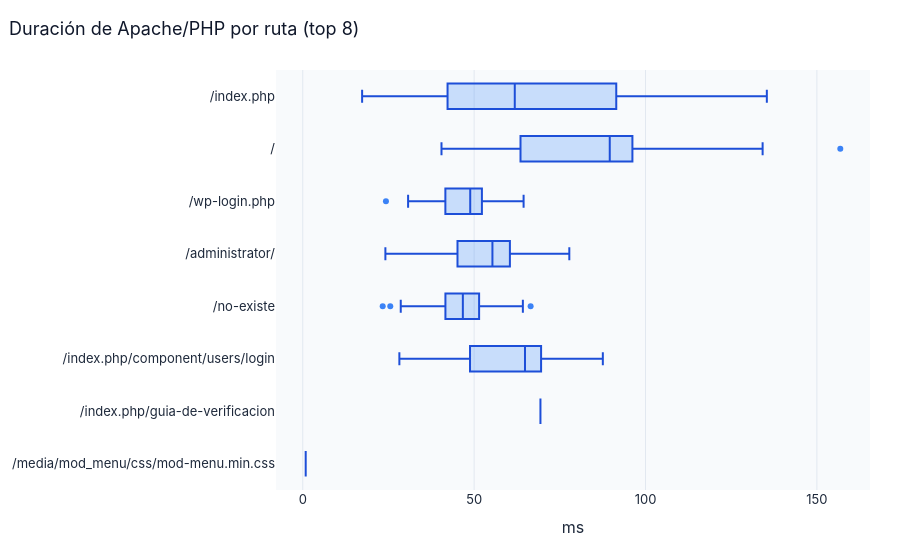
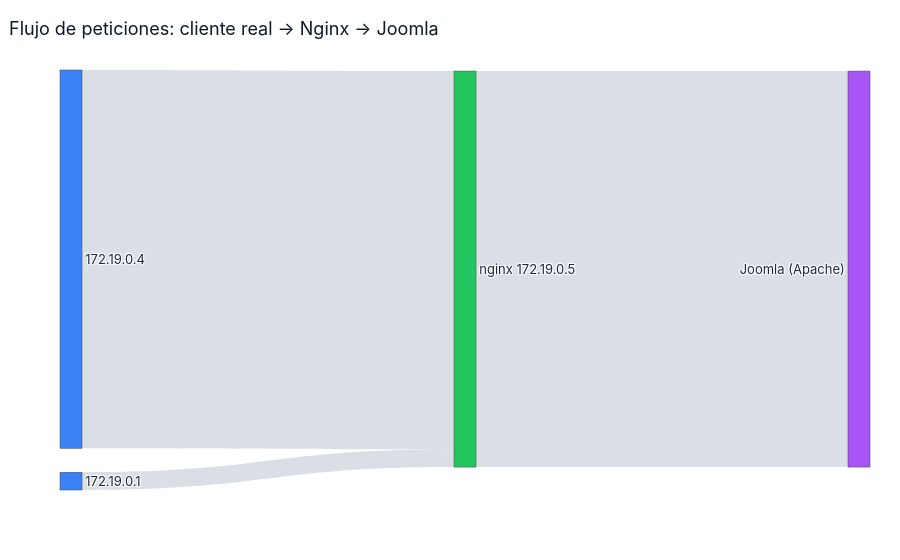

These figures' notebook cell, in order:
### Markdown cell above
## 4. Log de Joomla (Apache dentro del contenedor del CMS)

Apache registra cada petición que le llega desde Nginx en `joomla_access.csv`. Gracias a
`mod_remoteip` la columna `ip` es la del cliente real (tomada de `X-Forwarded-For`), mientras que
`ip_proxy` es la IP de Nginx en `frontend_net`: la evidencia de que todo pasa por el proxy.

### Code cell
joomla = q("""
    SELECT ts, ip, ip_proxy, metodo, ruta, status, clase, duracion_ms
    FROM monitoring.joomla_access
    WHERE ts > now() - interval '24 hours'
""")
if joomla.empty:
    print("Sin registros de Apache todavía.")
else:
    joomla["ts"] = pd.to_datetime(joomla["ts"], utc=True).dt.tz_convert("America/Bogota").dt.tz_localize(None)
    pares = joomla.groupby(["ip", "ip_proxy"]).size().reset_index(name="peticiones")
    tarjetas([
        ("Peticiones a Joomla", f"{len(joomla):,}", "vistas por Apache"),
        ("Tiempo medio PHP", f"{joomla['duracion_ms'].mean():.0f} ms", f"p95 = {joomla['duracion_ms'].quantile(.95):.0f} ms"),
        ("Proxy observado", ", ".join(joomla["ip_proxy"].unique()), "IP de nginx en frontend_net"),
        ("Clientes reales", joomla["ip"].nunique(), "restaurados con X-Forwarded-For"),
    ])

    orden = joomla["ruta"].value_counts().head(8).index
    fig = go.Figure()
    for ruta in orden[::-1]:
        fig.add_trace(go.Box(x=joomla.loc[joomla["ruta"] == ruta, "duracion_ms"], name=ruta, orientation="h",
                             boxpoints="outliers", marker_color="#3b82f6", line_color="#1d4ed8",
                             fillcolor="rgba(59,130,246,.25)", showlegend=False))
    fig.update_layout(title="Duración de Apache/PHP por ruta (top 8)", xaxis_title="ms", height=460,
                      margin=dict(l=260))
    fig.show()

    nodos = list(pares["ip"].unique()) + [f"nginx {p}" for p in pares["ip_proxy"].unique()] + ["Joomla (Apache)"]
    idx = {n: i for i, n in enumerate(nodos)}
    proxies = pares.groupby("ip_proxy")["peticiones"].sum()
    sankey = go.Figure(go.Sankey(
        node=dict(label=nodos, pad=24, thickness=22,
                  color=["#3b82f6"] * pares["ip"].nunique() + ["#22c55e"] * len(proxies) + ["#a855f7"]),
        link=dict(source=[idx[r.ip] for r in pares.itertuples()] + [idx[f"nginx {p}"] for p in proxies.index],
                  target=[idx[f"nginx {r.ip_proxy}"] for r in pares.itertuples()] + [idx["Joomla (Apache)"]] * len(proxies),
                  value=list(pares["peticiones"]) + list(proxies.values),
                  color="rgba(148,163,184,.35)")))
    sankey.update_layout(title="Flujo de peticiones: cliente real → Nginx → Joomla", height=360)
    sankey.show()

### Figure 1 — Plotly figure (JSON) as saved in the notebook; plotly's stock layout.template omitted (floating-point values rounded to 4 significant figures; data arrays with more than 128 entries replaced by an {"elided": "..."} marker saying what was removed)
{"data": [{"boxpoints": "outliers", "fillcolor": "rgba(59,130,246,.25)", "line": {"color": "#1d4ed8"}, "marker": {"color": "#3b82f6"}, "name": "/media/mod_menu/css/mod-menu.min.css", "orientation": "h", "showlegend": false, "type": "box", "x": [0.862]}, {"boxpoints": "outliers", "fillcolor": "rgba(59,130,246,.25)", "line": {"color": "#1d4ed8"}, "marker": {"color": "#3b82f6"}, "name": "/index.php/guia-de-verificacion", "orientation": "h", "showlegend": false, "type": "box", "x": [69.34]}, {"boxpoints": "outliers", "fillcolor": "rgba(59,130,246,.25)", "line": {"color": "#1d4ed8"}, "marker": {"color": "#3b82f6"}, "name": "/index.php/component/users/login", "orientation": "h", "showlegend": false, "type": "box", "x": [87.55, 69.54, 71.04, 75.92, 64.56, 66.96, 65.6, 73.05, 66.17, 64.16, 64.07, 70.89, 62.47, 65.53, 64.27, 70.22, 67.79, 64.59, 70.08, 70.7, 61.7, 68.52, 64.07, 65.1, 64.92, 67.7, 69.96, 80.66, 64.75, 76.71, 67.11, 66.92, 45.05, 48.82, 52.88, 49.19, 29.42, 46.51, 58.55, 37.21, 47.25, 52.41, 41.59, 60.44, 45.44, 51.94, 39.76, 66.33, 37.56, 46.45, 39.83, 46.39, 51.2, 39.16, 51.25, 32.16, 30.77, 28.19, 43.01, 48.78, 42.26, 46.65, 48.48, 37.18, 71.39, 57.71, 86.55, 58.38, 67.73, 64.36, 65.67, 72.18, 79.52, 71.11, 70.96, 77.26, 65.39, 62.67, 67.18, 69.53, 76.66, 69.89, 66.84, 67.16, 74.78, 66.6, 68.43, 68.19]}, {"boxpoints": "outliers", "fillcolor": "rgba(59,130,246,.25)", "line": {"color": "#1d4ed8"}, "marker": {"color": "#3b82f6"}, "name": "/no-existe", "orientation": "h", "showlegend": false, "type": "box", "x": [51.31, 49.78, 52.02, 50.47, 46.59, 51.6, 46.7, 50.11, 57.71, 53.78, 42.67, 56.4, 47.4, 55.36, 51.95, 46.47, 50.58, 63.63, 49.41, 50.7, 54.85, 50.49, 55.07, 50.99, 53.39, 54.81, 47.38, 44.89, 48.19, 49.05, 51.71, 45.87, 40.15, 42.14, 38.75, 39.85, 37.07, 40.23, 42.39, 45.89, 37.26, 38.65, 43.05, 35.86, 43.77, 46.67, 51.0, 39.37, 49.55, 28.59, 23.32, 25.54, 34.81, 36.94, 43.08, 34.75, 39.54, 44.87, 34.53, 41.2, 43.29, 42.05, 38.13, 33.29, 40.97, 38.14, 48.37, 43.06, 45.9, 48.64, 42.63, 50.52, 52.68, 64.22, 64.11, 52.2, 51.93, 51.7, 47.02, 44.28, 50.41, 46.72, 46.15, 46.5, 52.37, 66.48, 53.5, 47.22]}, {"boxpoints": "outliers", "fillcolor": "rgba(59,130,246,.25)", "line": {"color": "#1d4ed8"}, "marker": {"color": "#3b82f6"}, "name": "/administrator/", "orientation": "h", "showlegend": false, "type": "box", "x": [77.77, 75.51, 63.91, 57.48, 58.0, 65.63, 52.9, 53.37, 61.02, 57.08, 64.78, 55.51, 55.37, 63.39, 59.38, 57.9, 54.74, 60.58, 50.98, 54.45, 55.3, 55.15, 57.27, 55.55, 65.34, 62.02, 63.02, 62.81, 58.45, 61.74, 72.9, 57.83, 45.91, 45.55, 35.75, 36.73, 43.06, 41.41, 37.52, 43.84, 47.01, 41.87, 44.74, 43.41, 39.63, 52.26, 52.76, 46.86, 39.0, 34.52, 24.35, 24.11, 44.48, 39.89, 46.66, 38.18, 45.96, 32.49, 46.35, 37.77, 33.21, 46.22, 35.12, 37.32, 55.55, 59.62, 71.65, 54.7, 69.19, 67.32, 58.47, 60.04, 64.63, 58.93, 71.37, 52.5, 61.8, 57.31, 57.56, 61.95, 60.29, 53.3, 60.11, 62.99, 57.89, 57.18, 54.48, 53.77]}, {"boxpoints": "outliers", "fillcolor": "rgba(59,130,246,.25)", "line": {"color": "#1d4ed8"}, "marker": {"color": "#3b82f6"}, "name": "/wp-login.php", "orientation": "h", "showlegend": false, "type": "box", "x": [55.29, 55.67, 51.15, 55.55, 51.62, 47.28, 52.99, 44.6, 48.81, 51.3, 61.33, 49.29, 50.97, 51.76, 58.42, 53.47, 47.31, 52.99, 50.21, 57.0, 51.26, 47.24, 55.7, 60.21, 58.42, 52.38, 49.0, 56.65, 53.95, 56.3, 51.1, 46.7, 39.58, 44.11, 44.76, 40.33, 50.4, 43.57, 52.95, 42.06, 35.95, 37.55, 37.46, 38.9, 44.69, 39.49, 44.33, 37.07, 24.27, 30.74, 37.45, 48.88, 41.05, 39.27, 32.67, 37.12, 38.12, 42.71, 41.4, 41.19, 40.17, 42.48, 40.23, 44.52, 44.44, 38.5, 41.82, 40.61, 50.12, 52.16, 49.15, 51.47, 60.41, 64.43, 59.23, 45.75, 53.13, 48.84, 52.16, 49.2, 49.48, 45.5, 50.13, 47.5, 46.9, 53.31, 49.5, 48.91]}, {"boxpoints": "outliers", "fillcolor": "rgba(59,130,246,.25)", "line": {"color": "#1d4ed8"}, "marker": {"color": "#3b82f6"}, "name": "/", "orientation": "h", "showlegend": false, "type": "box", "x": [156.8, 129.1, 106.9, 108.5, 91.71, 96.46, 95.59, 96.31, 87.77, 96.79, 93.68, 111.0, 94.09, 95.14, 106.2, 95.78, 99.18, 88.59, 95.61, 96.6, 91.37, 94.77, 91.61, 121.0, 107.5, 92.8, 89.56, 96.42, 94.41, 90.31, 95.45, 96.79, 88.92, 86.96, 93.64, 58.35, 66.81, 56.95, 58.72, 60.53, 57.99, 65.43, 65.31, 65.12, 66.75, 60.59, 63.03, 59.78, 58.26, 67.5, 86.54, 48.74, 40.48, 55.83, 67.0, 62.27, 57.1, 58.88, 60.57, 54.88, 60.73, 56.12, 56.16, 62.96, 54.08, 65.03, 48.71, 134.2, 83.23, 80.01, 69.32, 78.49, 108.7, 90.31, 88.13, 121.1, 115.0, 108.5, 118.3, 87.43, 90.58, 94.83, 100.0, 104.6, 92.87, 90.45, 86.71, 88.02, 92.9, 88.56, 93.66]}, {"boxpoints": "outliers", "fillcolor": "rgba(59,130,246,.25)", "line": {"color": "#1d4ed8"}, "marker": {"color": "#3b82f6"}, "name": "/index.php", "orientation": "h", "showlegend": false, "type": "box", "x": {"elided": "265 float values"}}], "layout": {"autosize": true, "margin": {"l": 260}, "title": {"text": "Duración de Apache/PHP por ruta (top 8)"}, "xaxis": {"autorange": true, "range": [-7.803, 165.5], "title": {"text": "ms"}, "type": "linear"}, "yaxis": {"autorange": true, "range": [-0.5, 7.5], "type": "category"}}}

### Figure 2 — Plotly figure (JSON) as saved in the notebook; plotly's stock layout.template omitted (floating-point values rounded to 4 significant figures)
{"data": [{"link": {"color": "rgba(148,163,184,.35)", "source": [0, 1, 2], "target": [2, 2, 3], "value": [33, 704, 737]}, "node": {"color": ["#3b82f6", "#3b82f6", "#22c55e", "#a855f7"], "label": ["172.19.0.1", "172.19.0.4", "nginx 172.19.0.5", "Joomla (Apache)"], "pad": 24, "thickness": 22}, "type": "sankey"}], "layout": {"autosize": true, "title": {"text": "Flujo de peticiones: cliente real → Nginx → Joomla"}}}
